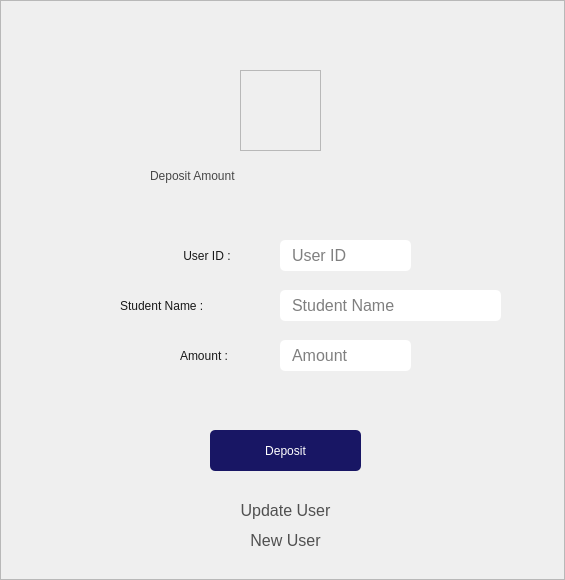
<?xml version="1.0" encoding="UTF-8"?>
<ui version="4.0">
 <class>MainWindow</class>
 <widget class="QMainWindow" name="MainWindow">
  <property name="geometry">
   <rect>
    <x>0</x>
    <y>0</y>
    <width>565</width>
    <height>580</height>
   </rect>
  </property>
  <property name="minimumSize">
   <size>
    <width>565</width>
    <height>580</height>
   </size>
  </property>
  <property name="maximumSize">
   <size>
    <width>565</width>
    <height>580</height>
   </size>
  </property>
  <property name="windowTitle">
   <string>MainWindow</string>
  </property>
  <widget class="QWidget" name="centralwidget">
   <widget class="QFrame" name="frame">
    <property name="geometry">
     <rect>
      <x>0</x>
      <y>0</y>
      <width>565</width>
      <height>580</height>
     </rect>
    </property>
    <property name="styleSheet">
     <string notr="true">background:url(:/home/depositBg.png)</string>
    </property>
    <property name="frameShape">
     <enum>QFrame::StyledPanel</enum>
    </property>
    <property name="frameShadow">
     <enum>QFrame::Raised</enum>
    </property>
    <widget class="QLabel" name="label">
     <property name="geometry">
      <rect>
       <x>150</x>
       <y>140</y>
       <width>261</width>
       <height>71</height>
      </rect>
     </property>
     <property name="styleSheet">
      <string notr="true">QLabel{
		color:rgb(71, 71, 71);
		font: 26pt &quot;FONTSPRING DEMO - Grotesco Book &quot;;
background:transparent;
}</string>
     </property>
     <property name="text">
      <string>Deposit Amount</string>
     </property>
    </widget>
    <widget class="QFrame" name="frame_2">
     <property name="geometry">
      <rect>
       <x>240</x>
       <y>70</y>
       <width>81</width>
       <height>81</height>
      </rect>
     </property>
     <property name="styleSheet">
      <string notr="true">background:url(:/home/upload.png)</string>
     </property>
     <property name="frameShape">
      <enum>QFrame::StyledPanel</enum>
     </property>
     <property name="frameShadow">
      <enum>QFrame::Raised</enum>
     </property>
    </widget>
    <widget class="QLabel" name="label_3">
     <property name="geometry">
      <rect>
       <x>180</x>
       <y>240</y>
       <width>91</width>
       <height>31</height>
      </rect>
     </property>
     <property name="styleSheet">
      <string notr="true">QLabel{
		color:rgb(25, 25, 25);
		font: 16pt &quot;FONTSPRING DEMO - Grotesco Book&quot;;
background:transparent;
}</string>
     </property>
     <property name="text">
      <string> User ID :</string>
     </property>
    </widget>
    <widget class="QLineEdit" name="lineEdit_15">
     <property name="geometry">
      <rect>
       <x>280</x>
       <y>240</y>
       <width>131</width>
       <height>31</height>
      </rect>
     </property>
     <property name="font">
      <font>
       <family>Segoe UI</family>
       <pointsize>12</pointsize>
      </font>
     </property>
     <property name="autoFillBackground">
      <bool>false</bool>
     </property>
     <property name="styleSheet">
      <string notr="true">QLineEdit {
	background:WHITE;
	border-radius: 5px;
	padding-left: 10px;
}
QLineEdit:hover {
	border: 2px solid rgb(64, 71, 88);
}
QLineEdit:focus {
	border: 2px solid rgb(91, 101, 124);
}</string>
     </property>
     <property name="inputMask">
      <string comment="D"/>
     </property>
     <property name="maxLength">
      <number>32767</number>
     </property>
     <property name="cursorPosition">
      <number>0</number>
     </property>
     <property name="readOnly">
      <bool>false</bool>
     </property>
     <property name="placeholderText">
      <string>User ID</string>
     </property>
    </widget>
    <widget class="QLineEdit" name="lineEdit_16">
     <property name="geometry">
      <rect>
       <x>280</x>
       <y>290</y>
       <width>221</width>
       <height>31</height>
      </rect>
     </property>
     <property name="font">
      <font>
       <family>Segoe UI</family>
       <pointsize>12</pointsize>
      </font>
     </property>
     <property name="styleSheet">
      <string notr="true">QLineEdit {
	background:WHITE;
	border-radius: 5px;
	padding-left: 10px;
}
QLineEdit:hover {
	border: 2px solid rgb(64, 71, 88);
}
QLineEdit:focus {
	border: 2px solid rgb(91, 101, 124);
}</string>
     </property>
     <property name="readOnly">
      <bool>true</bool>
     </property>
     <property name="placeholderText">
      <string>Student Name</string>
     </property>
    </widget>
    <widget class="QLabel" name="label_2">
     <property name="geometry">
      <rect>
       <x>120</x>
       <y>290</y>
       <width>161</width>
       <height>31</height>
      </rect>
     </property>
     <property name="styleSheet">
      <string notr="true">QLabel{
		color:rgb(25, 25, 25);
		font: 16pt &quot;FONTSPRING DEMO - Grotesco Book&quot;;
background:transparent;
}</string>
     </property>
     <property name="text">
      <string>Student Name :</string>
     </property>
    </widget>
    <widget class="QLabel" name="label_4">
     <property name="geometry">
      <rect>
       <x>180</x>
       <y>340</y>
       <width>91</width>
       <height>31</height>
      </rect>
     </property>
     <property name="styleSheet">
      <string notr="true">QLabel{
		color:rgb(25, 25, 25);
		font: 16pt &quot;FONTSPRING DEMO - Grotesco Book&quot;;
background:transparent;
}</string>
     </property>
     <property name="text">
      <string>Amount :</string>
     </property>
    </widget>
    <widget class="QLineEdit" name="lineEdit_17">
     <property name="geometry">
      <rect>
       <x>280</x>
       <y>340</y>
       <width>131</width>
       <height>31</height>
      </rect>
     </property>
     <property name="font">
      <font>
       <family>Segoe UI</family>
       <pointsize>12</pointsize>
      </font>
     </property>
     <property name="autoFillBackground">
      <bool>false</bool>
     </property>
     <property name="styleSheet">
      <string notr="true">QLineEdit {
	background:WHITE;
	border-radius: 5px;
	padding-left: 10px;
}
QLineEdit:hover {
	border: 2px solid rgb(64, 71, 88);
}
QLineEdit:focus {
	border: 2px solid rgb(91, 101, 124);
}</string>
     </property>
     <property name="inputMask">
      <string comment="D"/>
     </property>
     <property name="maxLength">
      <number>32767</number>
     </property>
     <property name="cursorPosition">
      <number>0</number>
     </property>
     <property name="readOnly">
      <bool>false</bool>
     </property>
     <property name="placeholderText">
      <string>Amount</string>
     </property>
    </widget>
    <widget class="QPushButton" name="pushButton_5">
     <property name="geometry">
      <rect>
       <x>210</x>
       <y>430</y>
       <width>151</width>
       <height>41</height>
      </rect>
     </property>
     <property name="cursor">
      <cursorShape>PointingHandCursor</cursorShape>
     </property>
     <property name="styleSheet">
      <string notr="true">QPushButton{
	color:White;
    font: 500 12pt &quot;Segoe UI &quot;;
	background:rgb(24, 22, 100);
	border-radius:5px
}

QPushButton:hover
{
color:rgb(0, 0, 0);
    
	font: 500 12pt &quot;Segoe UI &quot;;
border-radius:5px;
background:white;
}
QPushButton:pressed {	
	background-color: rgb(85, 170, 255);
}</string>
     </property>
     <property name="text">
      <string>Deposit</string>
     </property>
     <property name="autoDefault">
      <bool>false</bool>
     </property>
     <property name="default">
      <bool>false</bool>
     </property>
    </widget>
    <widget class="QPushButton" name="pushButton_24">
     <property name="geometry">
      <rect>
       <x>220</x>
       <y>520</y>
       <width>131</width>
       <height>41</height>
      </rect>
     </property>
     <property name="font">
      <font>
       <family>Segoe UI</family>
       <pointsize>12</pointsize>
       <weight>50</weight>
       <italic>false</italic>
       <bold>false</bold>
      </font>
     </property>
     <property name="cursor">
      <cursorShape>PointingHandCursor</cursorShape>
     </property>
     <property name="styleSheet">
      <string notr="true">QPushButton{
background:transparent;
	font: 12pt &quot;Segoe UI&quot;;
color:rgb(80,80,80);
border-radius:10px;
}
QPushButton:hover{;
	font: 13pt &quot;Segoe UI&quot;;
text-decoration: underline;
}
QPushButton:pressed {	
	color: rgb(85, 170, 255);
}</string>
     </property>
     <property name="text">
      <string>New User</string>
     </property>
    </widget>
    <widget class="QPushButton" name="pushButton_23">
     <property name="geometry">
      <rect>
       <x>220</x>
       <y>500</y>
       <width>131</width>
       <height>21</height>
      </rect>
     </property>
     <property name="font">
      <font>
       <family>Segoe UI</family>
       <pointsize>12</pointsize>
       <weight>50</weight>
       <italic>false</italic>
       <bold>false</bold>
      </font>
     </property>
     <property name="cursor">
      <cursorShape>PointingHandCursor</cursorShape>
     </property>
     <property name="styleSheet">
      <string notr="true">QPushButton{
background:transparent;
	font: 12pt &quot;Segoe UI&quot;;
color:rgb(80,80,80);
border-radius:10px;
}
QPushButton:hover{;
	font: 12.5pt &quot;Segoe UI&quot;;
text-decoration: underline;
}
QPushButton:pressed {	
	color: rgb(85, 170, 255);
}</string>
     </property>
     <property name="text">
      <string>Update User</string>
     </property>
    </widget>
   </widget>
  </widget>
 </widget>
 <resources>
  <include location="resources/homeicon.qrc"/>
 </resources>
 <connections/>
</ui>
